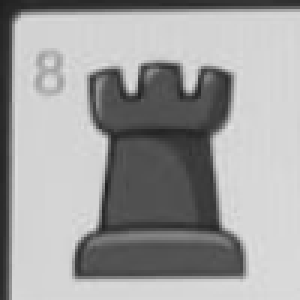
#> input picture Backend/data/images/Additional Pieces from camera/ Additional0.png, 100 x 100 px (shown 3 times larger)
$ python -i utils.py   (imports and definitions only)
#> lines starting #> are read from the running program, lines starting #| are printed output that depends on the picture; after the words box and inside, x2 and y2 are one past the last pixel; in counts of white or black regions, pixels touching at a corner belong together
#> further down, picture is the input picture: shape (100, 100, 3); min 31, max 225, mean 158.9
import cv2
import numpy as np


def pre_process(img):
    img_gray = cv2.cvtColor(img, cv2.COLOR_BGR2GRAY)  # CONVERT IMAGE TO GRAY SCALE
    img_blur = cv2.GaussianBlur(img_gray, (5, 5), 1)  # ADD GAUSSIAN BLUR
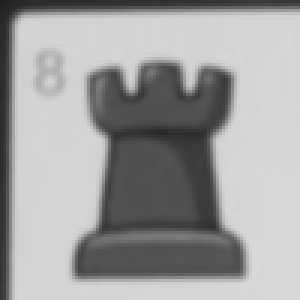
#> img_blur: shape (100, 100) (shown 3 times larger); min 33, max 217, mean 159
    img_threshold = cv2.adaptiveThreshold(
        img_blur, 255, 1, 1, 11, 2
    )  # APPLY ADAPTIVE THRESHOLD
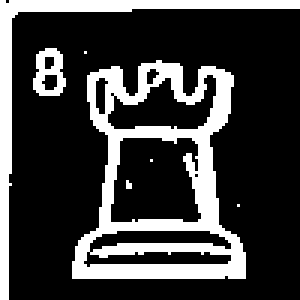
#> img_threshold: shape (100, 100) (shown 3 times larger); 24.1% white; 7 white regions (4 under 20 px), largest, box (x1, y1, x2, y2) and area: (24, 20, 82, 93) 1602, (0, 0, 100, 100) 689, (11, 16, 22, 32) 109
    return img_threshold


# [152 lines left out: functions biggest_contour, reorder, get_corners, perspective_wrapping, extract_chessboard, extract_cells and 5 more, not called in this run]


def get_fen(preds, next):
    fen = to_fen(get_chess_matrix(preds)) + " {} - 1 0".format(next)
    return fen

>>> import cv2
>>> picture = cv2.imread('../data/images/Additional Pieces from camera/ Additional0.png')
>>> result = pre_process(picture)

$ run again, on Backend/data/images/Additional Pieces from camera/ Additional10.png
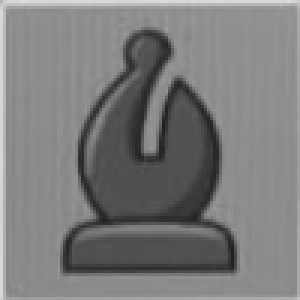
#> input picture Backend/data/images/Additional Pieces from camera/ Additional10.png, 100 x 100 px (shown 3 times larger)
#> picture is the input picture: shape (100, 100, 3); min 32, max 222, mean 123.4
#> in pre_process, `img_threshold = cv2.adaptiveThreshold( img_blur, 255, 1, 1, 11, 2 )`:
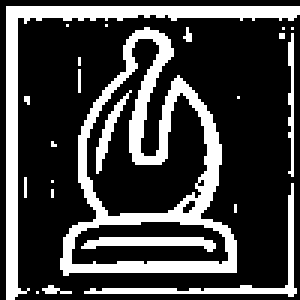
#> img_threshold: shape (100, 100) (shown 3 times larger); 25.8% white; 23 white regions (17 under 20 px), largest, box (x1, y1, x2, y2) and area: (20, 9, 79, 92) 1245, (2, 2, 100, 100) 788, (28, 61, 99, 99) 206, (27, 79, 72, 84) 132, (32, 30, 44, 58) 78, (96, 11, 98, 59) 66

$ run again, on Backend/data/images/Additional Pieces from camera/ Additional11.png
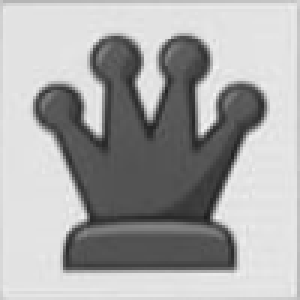
#> input picture Backend/data/images/Additional Pieces from camera/ Additional11.png, 100 x 100 px (shown 3 times larger)
#> picture is the input picture: shape (100, 100, 3); min 28, max 243, mean 168.3
#> in pre_process, `img_blur = cv2.GaussianBlur(img_gray, (5, 5), 1)`:
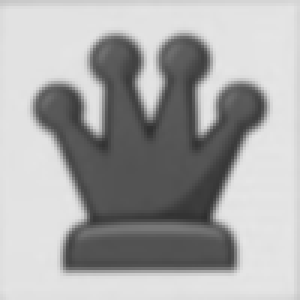
#> img_blur: shape (100, 100) (shown 3 times larger); min 46, max 230, mean 168.5
#> in pre_process, `img_threshold = cv2.adaptiveThreshold( img_blur, 255, 1, 1, 11, 2 )`:
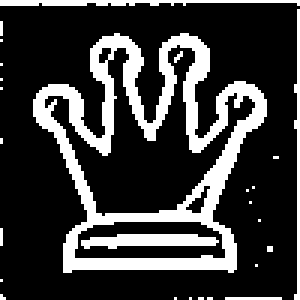
#> img_threshold: shape (100, 100) (shown 3 times larger); 23.1% white; 26 white regions (22 under 20 px), largest, box (x1, y1, x2, y2) and area: (11, 11, 89, 91) 1830, (27, 78, 73, 83) 165, (0, 0, 100, 2) 145, (98, 3, 100, 100) 105
